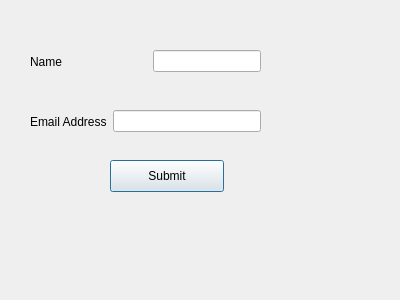
<?xml version="1.0" encoding="UTF-8"?>
<ui version="4.0">
 <class>Dialog</class>
 <widget class="QDialog" name="Dialog">
  <property name="geometry">
   <rect>
    <x>0</x>
    <y>0</y>
    <width>400</width>
    <height>300</height>
   </rect>
  </property>
  <property name="windowTitle">
   <string>Dialog</string>
  </property>
  <widget class="QPushButton" name="pushButton">
   <property name="geometry">
    <rect>
     <x>110</x>
     <y>160</y>
     <width>114</width>
     <height>32</height>
    </rect>
   </property>
   <property name="text">
    <string>Submit</string>
   </property>
  </widget>
  <widget class="QWidget" name="">
   <property name="geometry">
    <rect>
     <x>30</x>
     <y>50</y>
     <width>231</width>
     <height>23</height>
    </rect>
   </property>
   <layout class="QHBoxLayout" name="horizontalLayout">
    <item>
     <widget class="QLabel" name="label">
      <property name="text">
       <string>Name</string>
      </property>
     </widget>
    </item>
    <item>
     <spacer name="horizontalSpacer">
      <property name="orientation">
       <enum>Qt::Horizontal</enum>
      </property>
      <property name="sizeHint" stdset="0">
       <size>
        <width>40</width>
        <height>20</height>
       </size>
      </property>
     </spacer>
    </item>
    <item>
     <widget class="QLineEdit" name="lineEdit"/>
    </item>
   </layout>
  </widget>
  <widget class="QWidget" name="">
   <property name="geometry">
    <rect>
     <x>30</x>
     <y>110</y>
     <width>231</width>
     <height>23</height>
    </rect>
   </property>
   <layout class="QHBoxLayout" name="horizontalLayout_2">
    <item>
     <widget class="QLabel" name="label_2">
      <property name="text">
       <string>Email Address</string>
      </property>
     </widget>
    </item>
    <item>
     <widget class="QLineEdit" name="lineEdit_2"/>
    </item>
   </layout>
  </widget>
 </widget>
 <resources/>
 <connections/>
</ui>
